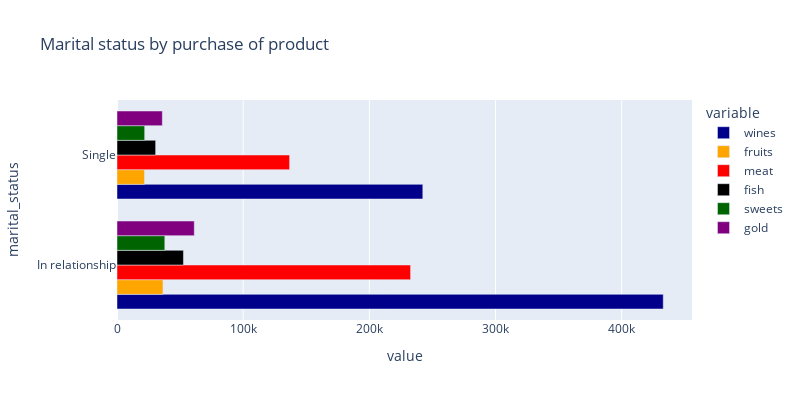

Source (notebook cell):
### Code cell
def viz_bar(data, row = [], column = 'column', title ='title', height=400, width=800):
    """ plot a group bar chart.
    args:
        data (str): dataframe.
        row (list): list of x-axis.
        column (str): y-axis.
        title (str): graph name.
        height (int): graph height.
        width (int): graph width.
    show:
        grouped horizontal bar chart
    """
        
    fig = px.bar(data, row, column, 
             barmode = 'group',
             height = height,
             width = width,
             title = title,
             color_discrete_sequence =  ['darkblue', 'orange', 'red', 'black', 'darkgreen', 'purple'])
    fig.show()

df_marital2 = df.groupby('marital_status')['wines', 'fruits', 'meat', 'fish',	'sweets', 'gold'].sum().reset_index()

viz_bar(df_marital2, ['wines', 'fruits', 'meat', 'fish', 'sweets', 'gold'], 'marital_status', 'Marital status by purchase of product')

### Figure 1 — Plotly figure (JSON) as saved in the notebook; plotly's stock layout.template omitted (floating-point values rounded to 4 significant figures)
{"data": [{"alignmentgroup": "True", "hovertemplate": "variable=wines<br>value=%{x}<br>marital_status=%{y}<extra></extra>", "legendgroup": "wines", "marker": {"color": "darkblue", "pattern": {"shape": ""}}, "name": "wines", "offsetgroup": "wines", "orientation": "h", "showlegend": true, "textposition": "auto", "type": "bar", "x": [432927, 242369], "xaxis": "x", "y": ["In relationship", "Single"], "yaxis": "y"}, {"alignmentgroup": "True", "hovertemplate": "variable=fruits<br>value=%{x}<br>marital_status=%{y}<extra></extra>", "legendgroup": "fruits", "marker": {"color": "orange", "pattern": {"shape": ""}}, "name": "fruits", "offsetgroup": "fruits", "orientation": "h", "showlegend": true, "textposition": "auto", "type": "bar", "x": [36435, 21806], "xaxis": "x", "y": ["In relationship", "Single"], "yaxis": "y"}, {"alignmentgroup": "True", "hovertemplate": "variable=meat<br>value=%{x}<br>marital_status=%{y}<extra></extra>", "legendgroup": "meat", "marker": {"color": "red", "pattern": {"shape": ""}}, "name": "meat", "offsetgroup": "meat", "orientation": "h", "showlegend": true, "textposition": "auto", "type": "bar", "x": [232682, 136788], "xaxis": "x", "y": ["In relationship", "Single"], "yaxis": "y"}, {"alignmentgroup": "True", "hovertemplate": "variable=fish<br>value=%{x}<br>marital_status=%{y}<extra></extra>", "legendgroup": "fish", "marker": {"color": "black", "pattern": {"shape": ""}}, "name": "fish", "offsetgroup": "fish", "orientation": "h", "showlegend": true, "textposition": "auto", "type": "bar", "x": [52666, 30613], "xaxis": "x", "y": ["In relationship", "Single"], "yaxis": "y"}, {"alignmentgroup": "True", "hovertemplate": "variable=sweets<br>value=%{x}<br>marital_status=%{y}<extra></extra>", "legendgroup": "sweets", "marker": {"color": "darkgreen", "pattern": {"shape": ""}}, "name": "sweets", "offsetgroup": "sweets", "orientation": "h", "showlegend": true, "textposition": "auto", "type": "bar", "x": [37892, 21935], "xaxis": "x", "y": ["In relationship", "Single"], "yaxis": "y"}, {"alignmentgroup": "True", "hovertemplate": "variable=gold<br>value=%{x}<br>marital_status=%{y}<extra></extra>", "legendgroup": "gold", "marker": {"color": "purple", "pattern": {"shape": ""}}, "name": "gold", "offsetgroup": "gold", "orientation": "h", "showlegend": true, "textposition": "auto", "type": "bar", "x": [61237, 35927], "xaxis": "x", "y": ["In relationship", "Single"], "yaxis": "y"}], "layout": {"barmode": "group", "height": 400, "legend": {"title": {"text": "variable"}, "tracegroupgap": 0}, "title": {"text": "Marital status by purchase of product"}, "width": 800, "xaxis": {"anchor": "y", "domain": [0, 1], "title": {"text": "value"}}, "yaxis": {"anchor": "x", "domain": [0, 1], "title": {"text": "marital_status"}}}}
